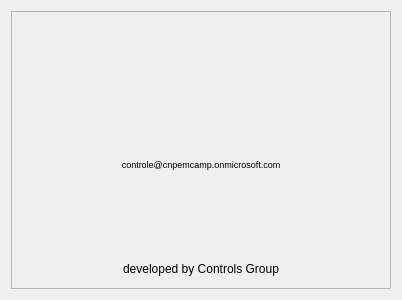
<?xml version="1.0" encoding="UTF-8"?>
<ui version="4.0">
 <class>Form</class>
 <widget class="QWidget" name="Form">
  <property name="geometry">
   <rect>
    <x>0</x>
    <y>0</y>
    <width>402</width>
    <height>300</height>
   </rect>
  </property>
  <property name="windowTitle">
   <string>Form</string>
  </property>
  <layout class="QGridLayout" name="gridLayout">
   <item row="3" column="0">
    <widget class="QFrame" name="frame">
     <property name="frameShape">
      <enum>QFrame::StyledPanel</enum>
     </property>
     <property name="frameShadow">
      <enum>QFrame::Raised</enum>
     </property>
     <layout class="QGridLayout" name="gridLayout_2">
      <item row="3" column="0">
       <widget class="QLabel" name="label_293">
        <property name="maximumSize">
         <size>
          <width>16777215</width>
          <height>75</height>
         </size>
        </property>
        <property name="text">
         <string>&lt;html&gt;&lt;head/&gt;&lt;body&gt;&lt;p&gt;&lt;img src=&quot;images/CNPEM.jpg&quot;/&gt;&lt;/p&gt;&lt;/body&gt;&lt;/html&gt;</string>
        </property>
       </widget>
      </item>
      <item row="4" column="0">
       <widget class="QLabel" name="label_296">
        <property name="maximumSize">
         <size>
          <width>16777215</width>
          <height>20</height>
         </size>
        </property>
        <property name="text">
         <string>developed by Controls Group</string>
        </property>
        <property name="alignment">
         <set>Qt::AlignCenter</set>
        </property>
       </widget>
      </item>
      <item row="1" column="0">
       <widget class="QLabel" name="label_294">
        <property name="maximumSize">
         <size>
          <width>16777215</width>
          <height>15</height>
         </size>
        </property>
        <property name="palette">
         <palette>
          <active>
           <colorrole role="WindowText">
            <brush brushstyle="SolidPattern">
             <color alpha="255">
              <red>0</red>
              <green>0</green>
              <blue>255</blue>
             </color>
            </brush>
           </colorrole>
           <colorrole role="Button">
            <brush brushstyle="SolidPattern">
             <color alpha="255">
              <red>239</red>
              <green>235</green>
              <blue>231</blue>
             </color>
            </brush>
           </colorrole>
           <colorrole role="Light">
            <brush brushstyle="SolidPattern">
             <color alpha="255">
              <red>255</red>
              <green>255</green>
              <blue>255</blue>
             </color>
            </brush>
           </colorrole>
           <colorrole role="Midlight">
            <brush brushstyle="SolidPattern">
             <color alpha="255">
              <red>247</red>
              <green>245</green>
              <blue>243</blue>
             </color>
            </brush>
           </colorrole>
           <colorrole role="Dark">
            <brush brushstyle="SolidPattern">
             <color alpha="255">
              <red>119</red>
              <green>117</green>
              <blue>115</blue>
             </color>
            </brush>
           </colorrole>
           <colorrole role="Mid">
            <brush brushstyle="SolidPattern">
             <color alpha="255">
              <red>159</red>
              <green>157</green>
              <blue>154</blue>
             </color>
            </brush>
           </colorrole>
           <colorrole role="BrightText">
            <brush brushstyle="SolidPattern">
             <color alpha="255">
              <red>255</red>
              <green>255</green>
              <blue>255</blue>
             </color>
            </brush>
           </colorrole>
           <colorrole role="ButtonText">
            <brush brushstyle="SolidPattern">
             <color alpha="255">
              <red>0</red>
              <green>0</green>
              <blue>0</blue>
             </color>
            </brush>
           </colorrole>
           <colorrole role="Base">
            <brush brushstyle="SolidPattern">
             <color alpha="255">
              <red>255</red>
              <green>255</green>
              <blue>255</blue>
             </color>
            </brush>
           </colorrole>
           <colorrole role="Window">
            <brush brushstyle="SolidPattern">
             <color alpha="255">
              <red>239</red>
              <green>235</green>
              <blue>231</blue>
             </color>
            </brush>
           </colorrole>
           <colorrole role="Shadow">
            <brush brushstyle="SolidPattern">
             <color alpha="255">
              <red>0</red>
              <green>0</green>
              <blue>0</blue>
             </color>
            </brush>
           </colorrole>
           <colorrole role="AlternateBase">
            <brush brushstyle="SolidPattern">
             <color alpha="255">
              <red>247</red>
              <green>245</green>
              <blue>243</blue>
             </color>
            </brush>
           </colorrole>
           <colorrole role="ToolTipBase">
            <brush brushstyle="SolidPattern">
             <color alpha="255">
              <red>255</red>
              <green>255</green>
              <blue>220</blue>
             </color>
            </brush>
           </colorrole>
           <colorrole role="ToolTipText">
            <brush brushstyle="SolidPattern">
             <color alpha="255">
              <red>0</red>
              <green>0</green>
              <blue>0</blue>
             </color>
            </brush>
           </colorrole>
          </active>
          <inactive>
           <colorrole role="WindowText">
            <brush brushstyle="SolidPattern">
             <color alpha="255">
              <red>0</red>
              <green>0</green>
              <blue>0</blue>
             </color>
            </brush>
           </colorrole>
           <colorrole role="Button">
            <brush brushstyle="SolidPattern">
             <color alpha="255">
              <red>239</red>
              <green>235</green>
              <blue>231</blue>
             </color>
            </brush>
           </colorrole>
           <colorrole role="Light">
            <brush brushstyle="SolidPattern">
             <color alpha="255">
              <red>255</red>
              <green>255</green>
              <blue>255</blue>
             </color>
            </brush>
           </colorrole>
           <colorrole role="Midlight">
            <brush brushstyle="SolidPattern">
             <color alpha="255">
              <red>247</red>
              <green>245</green>
              <blue>243</blue>
             </color>
            </brush>
           </colorrole>
           <colorrole role="Dark">
            <brush brushstyle="SolidPattern">
             <color alpha="255">
              <red>119</red>
              <green>117</green>
              <blue>115</blue>
             </color>
            </brush>
           </colorrole>
           <colorrole role="Mid">
            <brush brushstyle="SolidPattern">
             <color alpha="255">
              <red>159</red>
              <green>157</green>
              <blue>154</blue>
             </color>
            </brush>
           </colorrole>
           <colorrole role="BrightText">
            <brush brushstyle="SolidPattern">
             <color alpha="255">
              <red>255</red>
              <green>255</green>
              <blue>255</blue>
             </color>
            </brush>
           </colorrole>
           <colorrole role="ButtonText">
            <brush brushstyle="SolidPattern">
             <color alpha="255">
              <red>0</red>
              <green>0</green>
              <blue>0</blue>
             </color>
            </brush>
           </colorrole>
           <colorrole role="Base">
            <brush brushstyle="SolidPattern">
             <color alpha="255">
              <red>255</red>
              <green>255</green>
              <blue>255</blue>
             </color>
            </brush>
           </colorrole>
           <colorrole role="Window">
            <brush brushstyle="SolidPattern">
             <color alpha="255">
              <red>239</red>
              <green>235</green>
              <blue>231</blue>
             </color>
            </brush>
           </colorrole>
           <colorrole role="Shadow">
            <brush brushstyle="SolidPattern">
             <color alpha="255">
              <red>0</red>
              <green>0</green>
              <blue>0</blue>
             </color>
            </brush>
           </colorrole>
           <colorrole role="AlternateBase">
            <brush brushstyle="SolidPattern">
             <color alpha="255">
              <red>247</red>
              <green>245</green>
              <blue>243</blue>
             </color>
            </brush>
           </colorrole>
           <colorrole role="ToolTipBase">
            <brush brushstyle="SolidPattern">
             <color alpha="255">
              <red>255</red>
              <green>255</green>
              <blue>220</blue>
             </color>
            </brush>
           </colorrole>
           <colorrole role="ToolTipText">
            <brush brushstyle="SolidPattern">
             <color alpha="255">
              <red>0</red>
              <green>0</green>
              <blue>0</blue>
             </color>
            </brush>
           </colorrole>
          </inactive>
          <disabled>
           <colorrole role="WindowText">
            <brush brushstyle="SolidPattern">
             <color alpha="255">
              <red>119</red>
              <green>117</green>
              <blue>115</blue>
             </color>
            </brush>
           </colorrole>
           <colorrole role="Button">
            <brush brushstyle="SolidPattern">
             <color alpha="255">
              <red>239</red>
              <green>235</green>
              <blue>231</blue>
             </color>
            </brush>
           </colorrole>
           <colorrole role="Light">
            <brush brushstyle="SolidPattern">
             <color alpha="255">
              <red>255</red>
              <green>255</green>
              <blue>255</blue>
             </color>
            </brush>
           </colorrole>
           <colorrole role="Midlight">
            <brush brushstyle="SolidPattern">
             <color alpha="255">
              <red>247</red>
              <green>245</green>
              <blue>243</blue>
             </color>
            </brush>
           </colorrole>
           <colorrole role="Dark">
            <brush brushstyle="SolidPattern">
             <color alpha="255">
              <red>119</red>
              <green>117</green>
              <blue>115</blue>
             </color>
            </brush>
           </colorrole>
           <colorrole role="Mid">
            <brush brushstyle="SolidPattern">
             <color alpha="255">
              <red>159</red>
              <green>157</green>
              <blue>154</blue>
             </color>
            </brush>
           </colorrole>
           <colorrole role="BrightText">
            <brush brushstyle="SolidPattern">
             <color alpha="255">
              <red>255</red>
              <green>255</green>
              <blue>255</blue>
             </color>
            </brush>
           </colorrole>
           <colorrole role="ButtonText">
            <brush brushstyle="SolidPattern">
             <color alpha="255">
              <red>119</red>
              <green>117</green>
              <blue>115</blue>
             </color>
            </brush>
           </colorrole>
           <colorrole role="Base">
            <brush brushstyle="SolidPattern">
             <color alpha="255">
              <red>239</red>
              <green>235</green>
              <blue>231</blue>
             </color>
            </brush>
           </colorrole>
           <colorrole role="Window">
            <brush brushstyle="SolidPattern">
             <color alpha="255">
              <red>239</red>
              <green>235</green>
              <blue>231</blue>
             </color>
            </brush>
           </colorrole>
           <colorrole role="Shadow">
            <brush brushstyle="SolidPattern">
             <color alpha="255">
              <red>0</red>
              <green>0</green>
              <blue>0</blue>
             </color>
            </brush>
           </colorrole>
           <colorrole role="AlternateBase">
            <brush brushstyle="SolidPattern">
             <color alpha="255">
              <red>239</red>
              <green>235</green>
              <blue>231</blue>
             </color>
            </brush>
           </colorrole>
           <colorrole role="ToolTipBase">
            <brush brushstyle="SolidPattern">
             <color alpha="255">
              <red>255</red>
              <green>255</green>
              <blue>220</blue>
             </color>
            </brush>
           </colorrole>
           <colorrole role="ToolTipText">
            <brush brushstyle="SolidPattern">
             <color alpha="255">
              <red>0</red>
              <green>0</green>
              <blue>0</blue>
             </color>
            </brush>
           </colorrole>
          </disabled>
         </palette>
        </property>
        <property name="font">
         <font>
          <pointsize>7</pointsize>
         </font>
        </property>
        <property name="text">
         <string>controle@cnpemcamp.onmicrosoft.com</string>
        </property>
        <property name="alignment">
         <set>Qt::AlignCenter</set>
        </property>
       </widget>
      </item>
      <item row="0" column="0">
       <widget class="QLabel" name="label">
        <property name="text">
         <string>&lt;html&gt;&lt;head/&gt;&lt;body&gt;&lt;image src=&quot;images/LNLS.png&quot;/&gt;&lt;/body&gt;&lt;/html&gt;</string>
        </property>
       </widget>
      </item>
     </layout>
    </widget>
   </item>
  </layout>
 </widget>
 <resources/>
 <connections/>
</ui>
